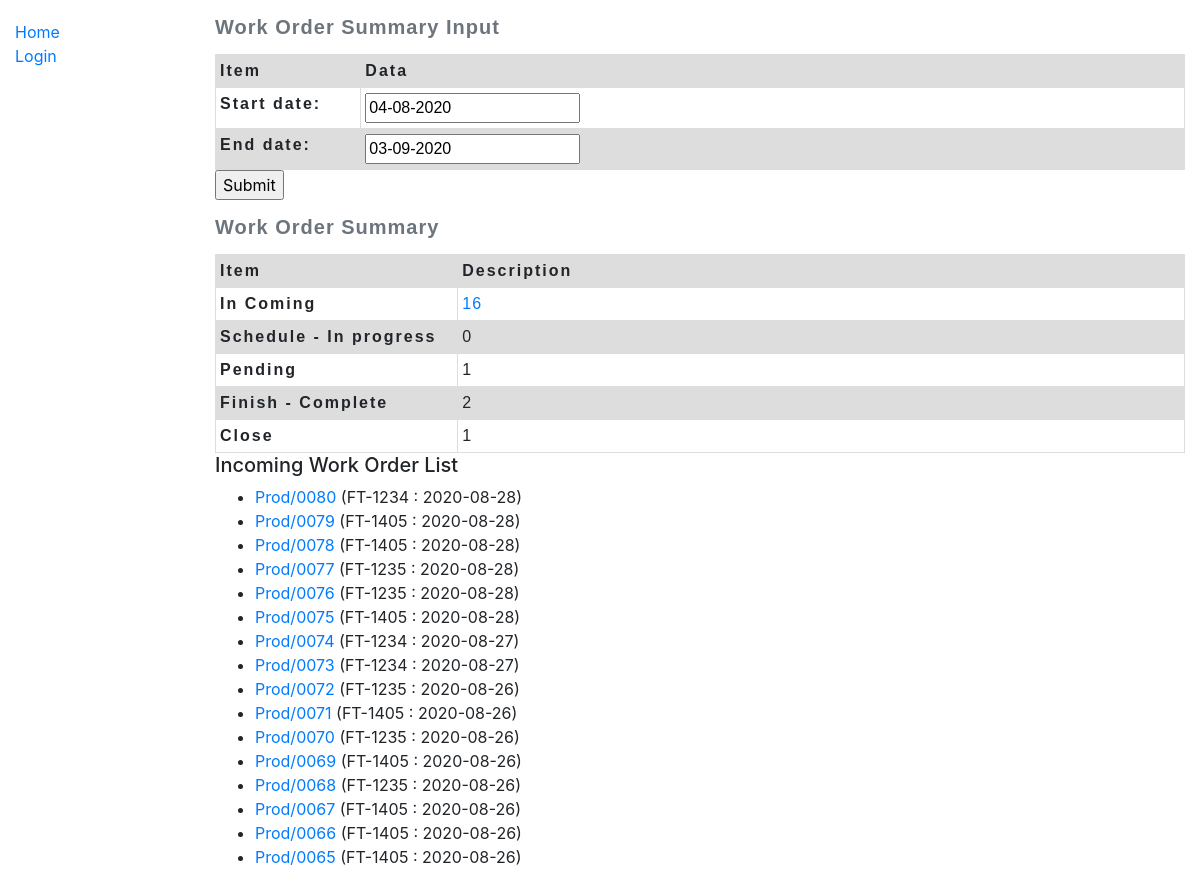
Page /workOrder/work_order/summary/ on the earlier database version.
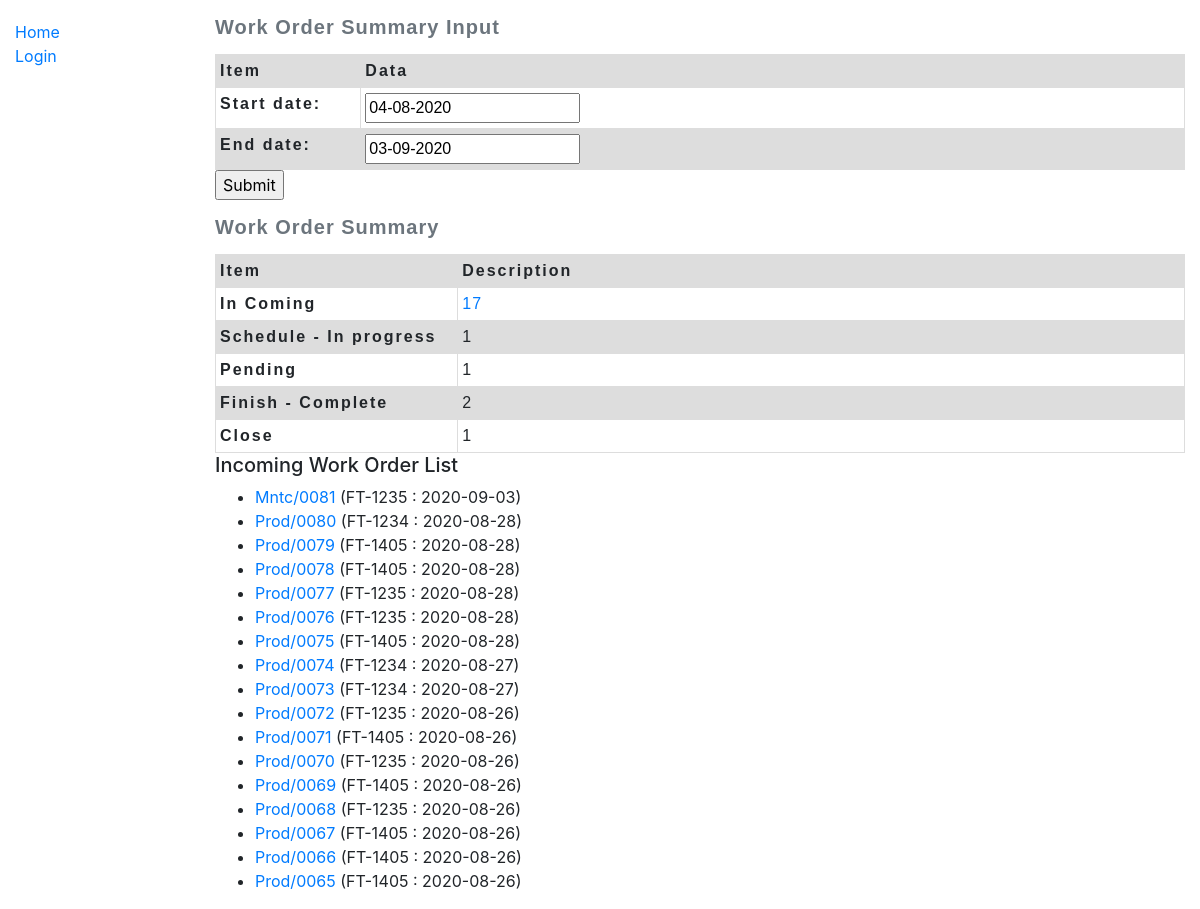
Same page on the later database version.
### workOrder/models.py (models this page shows, shortened)
class Work_order(models.Model):
    wo_number = models.CharField(max_length=20, null=True)
    tagnumber = models.CharField(max_length=50, null=True, help_text='Enter tagnumber(eg. FT-1405)')
    problem = models.TextField(max_length=1000, null=True)
    originator = models.ForeignKey(User,
        on_delete=models.SET_NULL,
        null=True)
    dest_section = models.ForeignKey(Section,
        on_delete=models.SET_NULL,
        null=True)
    PRIORITY_STATUS = (
        ('n', 'Normal'),
        ('e', 'Emergency'),
        ('s', 'Shutdown'),
        ('o', 'Other'),
    )
    priority = models.CharField(max_length=1,
        choices=PRIORITY_STATUS,
        blank=True,
        default='n')
    date_open = models.DateField()
    date_finish = models.DateField(null=True)
    status = models.CharField(max_length=2,
        blank=True)
    current_user_id = models.IntegerField(null=True)
    executor_user_id = models.IntegerField(null=True)
    class Meta:
        ordering = ['originator','status','wo_number']
    def get_absolute_url(self):
        return reverse('work_order-detail', args=[str(self.id)])

### workOrder/views.py (the view, shortened to what this page needs)
# urls.py: path('work_order/summary/', views.WoSummaryReportView.as_view(), name='work_order-summary'),
class WoSummaryReportView(FormView):
    template_name = 'workOrder/WoSummaryReport_form.html'
    form_class = WoSummaryReportForm
    success_url = '/workOrder/work_order/summary/'
    def get_context_data(self, **kwargs):
        pendingList = ["ns", "nl", "nm", "ot"] #Shutdown, Need Material, MOC, Other
        finishList = ["fn", "cm"] #finish, complete
        scheduleList = ["ec", "ip", "sc"] #Execute, in progress, schedule
        context = super().get_context_data(**kwargs)
        end_date = datetime.date.today()
        start_date = end_date - datetime.timedelta(days=30)
        woList = Work_order.objects.all().filter(date_open__range=[start_date, end_date])
        context['wo_list'] = woList.order_by('-pk')
        woOpen = woList.count()
        context['woOpen'] = woOpen
        woClose = woList.filter(status='cl').count()
        context['woClose'] = woClose
        woPending = woList.filter(status__in=pendingList).count()
        context['woPending'] = woPending
        woFinishComplete = woList.filter(status__in=finishList).count()
        context['woFinishComplete'] = woFinishComplete
        woInprogress = woList.filter(status__in=scheduleList).count()
        context['woInprogress'] = woInprogress
        return context

### workOrder/forms.py (shortened to what this page needs)
class WoSummaryReportForm(forms.Form):
    start_date = forms.DateField(widget=DateInput(format = '%d-%m-%Y'))
    end_date = forms.DateField(widget=DateInput(format = '%d-%m-%Y'))
    def __init__(self, *args, **kwargs):
        super(WoSummaryReportForm, self).__init__(*args, **kwargs)
        self.fields['start_date'].initial = datetime.date.today() - datetime.timedelta(days=30)
        self.fields['end_date'].initial = datetime.date.today()

### workOrder/templates/workOrder/WoSummaryReport_form.html (shortened to what this page needs)
{% extends "base_generic.html" %}
{% block content %}
    <form action="" method="post">
        <table class="WoForm">
            <caption>Work Order Summary Input</caption>
            <thead>
                <tr>
                <th scope="col">Item</th>
                <th scope="col">Data</th>
                </tr>
            </thead>
            <tbody>
                {{ form.as_table }}
            </tbody>
        </table>
        <input type="submit" value="Submit">
    </form>
    <table class="WoSummary">
        <caption>Work Order Summary</caption>
        <thead>
            <tr>
                <th scope="col">Item</th>
                <th scope="col">Description</th>
            </tr>
        </thead>
        <tbody>
            <tr>
                <th scope="row">In Coming</th>
                {% if woOpen > 0 %}
                    <td>
                        <a href="{% url 'work_order-summary'%}">{{ woOpen }}</a>
                    </td>
                {% else %}
                    <td>{{ woOpen }}</td>
                {% endif %}
            </tr>
            <tr>
                <th scope="row">Schedule - In progress</th>
                <td>{{ woInprogress }}</td>
            </tr>
            <tr>
                <th scope="row">Pending</th>
                <td>{{ woPending }}</td>
            </tr>
            <tr>
                <th scope="row">Finish - Complete</th>
                <td>{{ woFinishComplete }}</td>
            </tr>
            <tr>
                <th scope="row">Close</th>
                <td>{{ woClose }}</td>
            </tr>
        </tbody>
    </table>
    <h5>Incoming Work Order List</h5>
    <ul>
        {% for work_order in wo_list %}
          <li>
            <a href="{{ work_order.get_absolute_url }}">{{ work_order.wo_number }}</a>
                ({{work_order.tagnumber}} : {{work_order.date_open}})
          </li>
        {% endfor %}
    </ul>
{% endblock %}

### workOrder/templates/base_generic.html (shortened to what this page needs)
<!DOCTYPE html>
<html lang="en">
    <head>
        <link rel="stylesheet" href="https://stackpath.bootstrapcdn.com/bootstrap/4.1.3/css/bootstrap.min.css">
        <link rel="stylesheet" href="http://code.jquery.com/ui/1.11.0/themes/smoothness/jquery-ui.css">
        {% load static %}
        <link rel="stylesheet" href="{% static 'css/styles.css' %}">
        </head>
    <body>
    <div class="container-fluid">
        <div class="row">
            <div class="col-sm-2">
            {% block sidebar %}
                <ul class="sidebar-nav">
                    <li><a href="{% url 'home-cmms' %}">Home</a></li>
                    {% if user.is_authenticated %}
                        <li>User: {{ user.get_username }}</li>
                        <li><a href="{% url 'work_orders'%}">Work Order List</a></li>
                        <li><a href="{% url 'logout'%}?next={{request.path}}">Logout</a></li>
                    {% else %}
                        <li><a href="{% url 'login'%}?next={{request.path}}">Login</a></li>
                    {% endif %}
                </ul>
            {% endblock %}
            </div>
            <div class="col-sm-10 ">{% block content %}{% endblock %}</div>
        </div>
    </div>
    </body>
</html>

### workOrder/static/css/styles.css (style rules this page uses)
.sidebar-nav { margin-top: 20px; padding: 0; list-style: none; }
table { table-layout: fixed; width: 100%; border-collapse: collapse; }
caption { font-family: sans-serif; font-size: 20px; font-weight: bold; caption-side: top; text-align: left; letter-spacing: 1px; }
td, th { border: 1px solid #dddddd; text-align: left; padding: 4px; }
th { letter-spacing: 2px; }
td { letter-spacing: 1px; }
thead th { background-color: #dddddd; }
tr:nth-child(even) { background-color: #dddddd; }
table.WoSummary { font-family: arial, sans-serif; }
table.WoSummary thead th:nth-child(1) { width: 25%; }
table.WoForm { font-family: arial, sans-serif; }
table.WoForm thead th:nth-child(1) { width: 15%; }

Differences in the rows shown:
added Work_order: wo_number "Mntc/0081", tagnumber "FT-1235", date_open "2020-09-03"
Other differences:
{{ woOpen }}: "16" → "17"
{{ woInprogress }}: "0" → "1"
